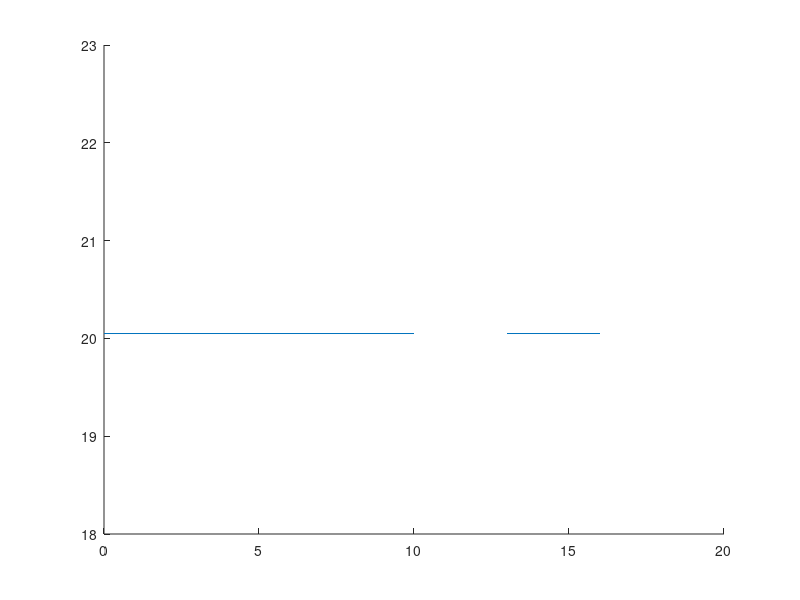

MATLAB code to generate this figure: (Note: this script raises an error after producing the figure.)
w = 160;
h = 280;

wall1 = line([0, 10], [20.05, 20.05]);
wall2 = line([13, 16], [20.05, 20.05]);

wx = 12.05;
wy = 7.05;

c = 3 * 10^8;
f = 3.6;
Pt = 10 * log10(5);
lamba = c / f;

signal = zeros(w, h);

for k = 1:w
  for p = 1:h
    isConnected1 = dwawektory(k/10, p/10, wx, wy, 0, 20.05, 10, 20.05);
    isConnected2 = dwawektory(k/10, p/10, wx, wy, 13, 20.05, 16, 20.05);

    if isConnected1 == -1 && isConnected2 == -1
      r = sqrt((wx - k/10)^2 + (wy - h/10)^2);

      FSL = 32.44 + 20 * log10(r) + 20 * log10(f);

      signal(k, p) = Pt - FSL;
    else
      signal(k, p) = -100;
    end
  end
end

[Y, X] = meshgrid(0.1:0.1:28, 0.1:0.1:16);